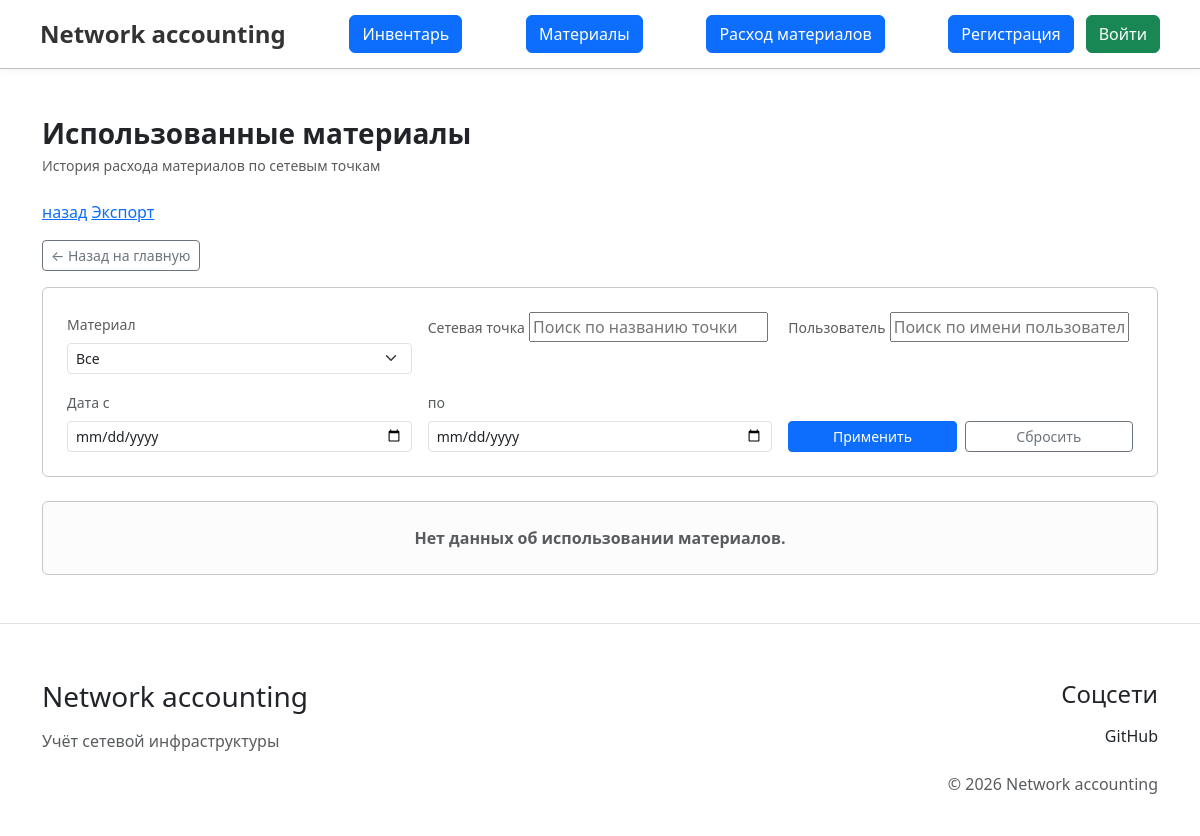
The page /controllers/materials_usage/materials_usage_view.php?action=index on the database as committed earlier.
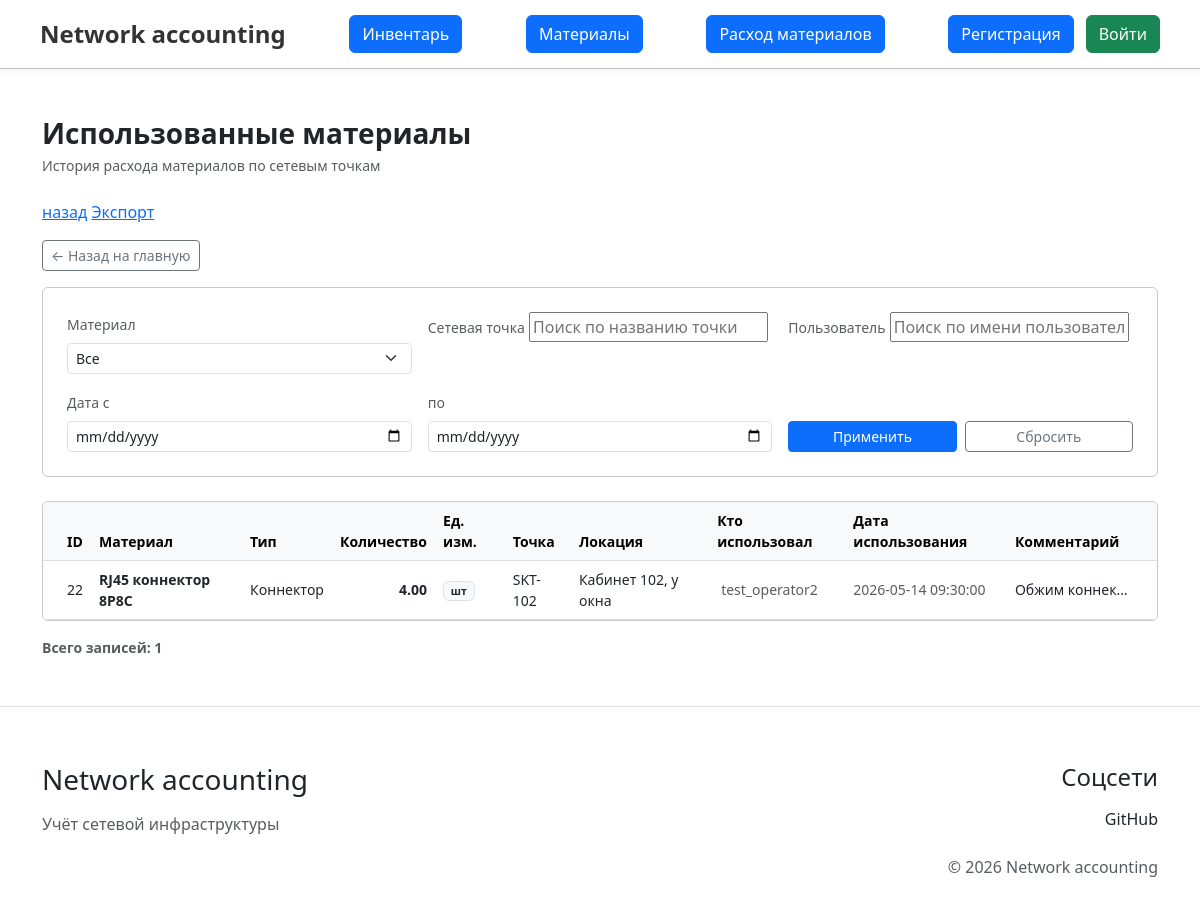
The same page on the database as committed later.
### tables this page shows
CREATE TABLE `material_usage` (
  `id` int(11) NOT NULL AUTO_INCREMENT,
  `material_id` int(11) NOT NULL,
  `quantity` decimal(10,2) NOT NULL,
  `point_id` int(11) DEFAULT NULL,
  `defect_id` int(11) DEFAULT NULL,
  `used_by` int(11) NOT NULL,
  `used_at` datetime DEFAULT current_timestamp(),
  `comment` text DEFAULT NULL,
  PRIMARY KEY (`id`),
  KEY `material_id` (`material_id`),
  KEY `point_id` (`point_id`),
  KEY `defect_id` (`defect_id`),
  KEY `used_by` (`used_by`),
  CONSTRAINT `material_usage_ibfk_1` FOREIGN KEY (`material_id`) REFERENCES `materials` (`id`),
  CONSTRAINT `material_usage_ibfk_2` FOREIGN KEY (`point_id`) REFERENCES `network_points` (`id`) ON DELETE SET NULL,
  CONSTRAINT `material_usage_ibfk_3` FOREIGN KEY (`defect_id`) REFERENCES `defects` (`id`) ON DELETE SET NULL,
  CONSTRAINT `material_usage_ibfk_4` FOREIGN KEY (`used_by`) REFERENCES `users` (`id`)
);

CREATE TABLE `materials` (
  `id` int(11) NOT NULL AUTO_INCREMENT,
  `name` varchar(100) NOT NULL,
  `type` int(11) NOT NULL,
  `unit` enum('m','pcs') NOT NULL,
  PRIMARY KEY (`id`),
  KEY `fk_material_type` (`type`),
  CONSTRAINT `fk_material_type` FOREIGN KEY (`type`) REFERENCES `material_type` (`id`) ON UPDATE CASCADE
);

CREATE TABLE `material_type` (
  `id` int(11) NOT NULL AUTO_INCREMENT,
  `name` varchar(255) NOT NULL,
  `display_name` varchar(255) NOT NULL,
  PRIMARY KEY (`id`)
);

CREATE TABLE `network_points` (
  `id` int(11) NOT NULL AUTO_INCREMENT,
  `label` varchar(255) NOT NULL,
  `type` int(11) NOT NULL,
  `location` varchar(255) DEFAULT NULL,
  `status` int(11) NOT NULL,
  `last_check` timestamp DEFAULT NULL DEFAULT current_timestamp(),
  `point_created_at` timestamp NOT NULL DEFAULT current_timestamp(),
  `image_name` varchar(500) DEFAULT NULL,
  PRIMARY KEY (`id`),
  UNIQUE KEY `label` (`label`),
  KEY `fk_network_points_status` (`status`),
  KEY `fk_network_points_type` (`type`),
  CONSTRAINT `fk_network_points_status` FOREIGN KEY (`status`) REFERENCES `network_point_status` (`id`) ON UPDATE CASCADE,
  CONSTRAINT `fk_network_points_type` FOREIGN KEY (`type`) REFERENCES `network_point_type` (`id`) ON UPDATE CASCADE
);

CREATE TABLE `users` (
  `id` int(11) NOT NULL AUTO_INCREMENT,
  `login` varchar(50) NOT NULL,
  `password_hash` varchar(255) NOT NULL,
  `role` enum('admin','operator') DEFAULT 'operator',
  PRIMARY KEY (`id`),
  UNIQUE KEY `login` (`login`)
);

### app/includes/functions.php (called while the page is built, shortened)
<?php
function getAllMaterialUsageFiltered($pdo, $page = 1, $perPage = 10, $filters = [])
{
    $offset = ($page - 1) * $perPage;
    $where = [];
    $params = [];
    $whereClause = $where ? "WHERE " . implode(" AND ", $where) : "";
    $countSql = "
        SELECT COUNT(*)
        FROM material_usage mu
        LEFT JOIN network_points np ON mu.point_id = np.id
        LEFT JOIN users u ON mu.used_by = u.id
        $whereClause
    ";
    $countStmt = $pdo->prepare($countSql);
    $countStmt->execute();
    $total = $countStmt->fetchColumn();
    $sql = "SELECT
                mu.id,
                mu.quantity,
                mu.used_at,
                mu.comment,
                m.id AS material_id,
                m.name AS material_name,
                m.unit,
                mt.display_name AS material_type,
                np.id AS point_id,
                np.label AS point_label,
                np.location AS point_location,
                u.id AS user_id,
                u.login AS used_by_login
            FROM material_usage mu
            LEFT JOIN materials m ON mu.material_id = m.id
            LEFT JOIN material_type mt ON m.type = mt.id
            LEFT JOIN network_points np ON mu.point_id = np.id
            LEFT JOIN users u ON mu.used_by = u.id
            $whereClause
            ORDER BY mu.used_at DESC
            LIMIT $offset, $perPage";
    $stmt = $pdo->prepare($sql);
    $stmt->execute();
    return [
        'items' => $stmt->fetchAll(PDO::FETCH_ASSOC),
        'total' => $total,
        'page' => $page,
        'perPage' => $perPage,
        'totalPages' => ceil($total / $perPage)
    ];
}
?>

### app/view/material_usage/material_usage.php (the view, shortened to what the changed rows need)
<?php include '../../app/includes/header.php'; ?>
    <div class="container my-5">
        <div class="row mb-4 align-items-center">
            <div class="col-12">
                <h1 class="h3 mb-1 fw-bold">Использованные материалы</h1>
            </div>
        </div>
        <?php if (empty($result['items'])): ?>
            <div class="alert alert-light border border-secondary-subtle p-4 text-center text-muted">
                <strong>Нет данных об использовании материалов.</strong>
            </div>
        <?php else: ?>
            <div class="table-responsive card border-secondary-subtle bg-white mb-3">
                <table class="table table-hover align-middle mb-0">
                    <thead class="table-light text-muted small">
                    <tr>
                        <th class="ps-4">ID</th>
                        <th>Материал</th>
                        <th>Тип</th>
                        <th class="text-end">Количество</th>
                        <th>Ед. изм.</th>
                        <th>Точка</th>
                        <th>Локация</th>
                        <th>Кто использовал</th>
                        <th>Дата использования</th>
                        <th class="pe-4">Комментарий</th>
                    </tr>
                    </thead>
                    <tbody class="small">
                    <?php foreach ($result['items'] as $item): ?>
                        <tr>
                            <td class="ps-4"><?php echo $item['id']; ?></td>
                            <td><strong><?php echo htmlspecialchars($item['material_name'] ?? '—'); ?></strong></td>
                            <td><?php echo htmlspecialchars($item['material_type'] ?? '—'); ?></td>
                            <td class="text-end fw-bold"><?php echo $item['quantity']; ?></td>
                            <td>
                                <span class="badge bg-light text-dark border">
                                    <?php echo $item['unit'] == 'm' ? 'м' : 'шт'; ?>
                                </span>
                            </td>
                            <td><?php echo htmlspecialchars($item['point_label'] ?? '—'); ?></td>
                            <td><?php echo htmlspecialchars($item['point_location'] ?? '—'); ?></td>
                            <td>
                                <span class="text-muted"><?php echo htmlspecialchars($item['used_by_login'] ?? '—'); ?></span>
                            </td>
                            <td class="text-muted"><?php echo $item['used_at']; ?></td>
                            <td class="pe-4 text-truncate" style="max-width: 150px;"
                                title="<?php echo htmlspecialchars($item['comment'] ?? ''); ?>">
                                <?php echo htmlspecialchars($item['comment'] ?? ''); ?>
                            </td>
                        </tr>
                    <?php endforeach; ?>
                    </tbody>
                </table>
            </div>
            <div class="d-flex justify-content-between align-items-center mt-3 small text-muted">
                <div>
                    <strong>Всего записей: <?php echo $result['total']; ?></strong>
                </div>
            </div>
        <?php endif; ?>
    </div>
<?php include '../../app/includes/footer.php'; ?>

Rows that differ between the two databases and show on the page:
added material_usage: id "22", material.name "RJ45 коннектор 8P8C", material_type.display_name "Коннектор", quantity "4.00", point.label "SKT-102", point.location "Кабинет 102, у окна", used_by.login "test_operator2", used_at "2026-05-14 09:30:00", comment "Обжим коннек…"
Other text that changed with them:
$result['total']: (not shown) → "1"
text no longer shown: "Нет данных об использовании материалов."
text now shown: "ID Материал Тип Количество Ед. изм. Точка Локация Кто использовал Дата использования Комментарий Всего записей:"
